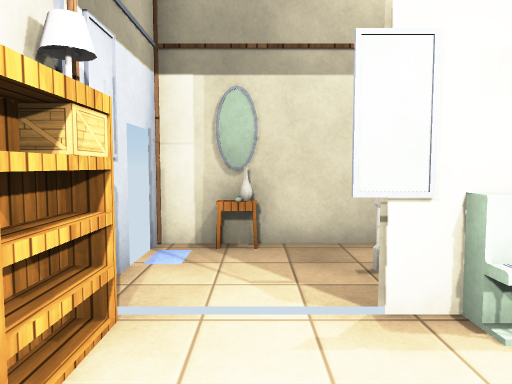
[1] (above)

15 first-person views from a walk through a Unity game level. The camera is 1.4 m above the floor, tilts 4° down and sees 70° across. Doors are open. The floor is counted in squares, 1 m on a side. Each view is taken from the middle of a square. On the plan, view 1 faces up. The plan holds only what a view shows up to about 16 squares ahead; the rest is blank. The place goes on beyond the plan. Some surface patterns are stand-ins.

[2]
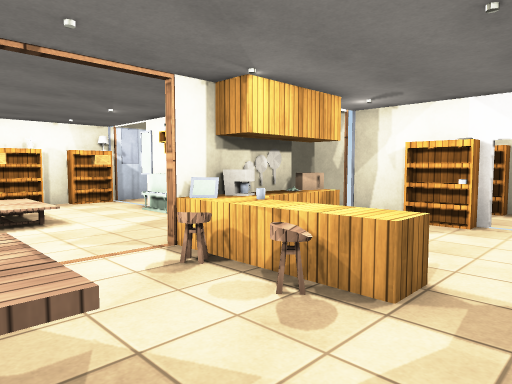

[3]
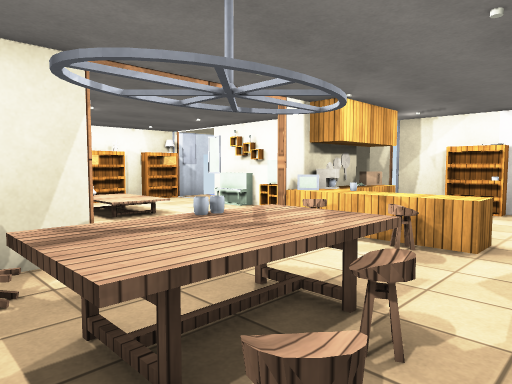

[4]
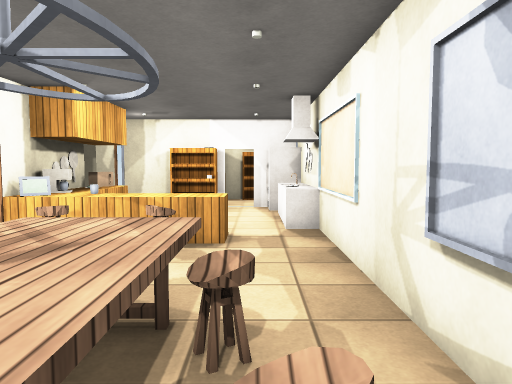

[5]
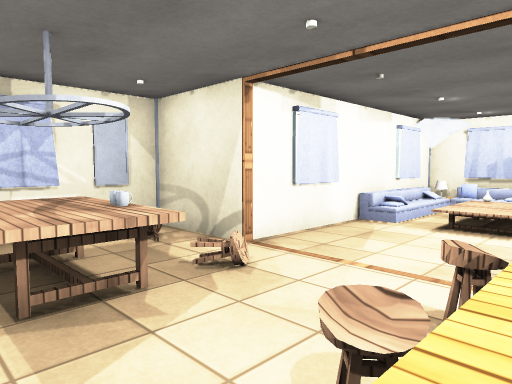

[6]
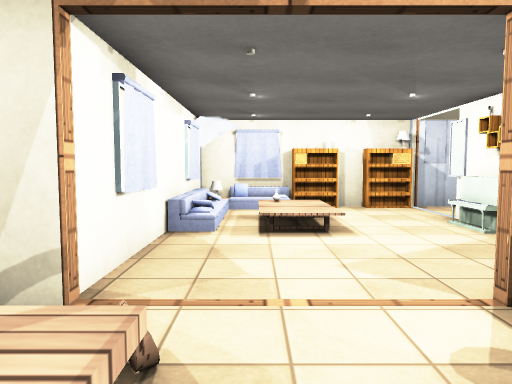

[7]
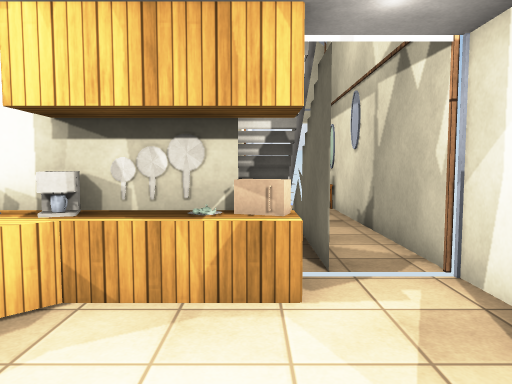

[8]
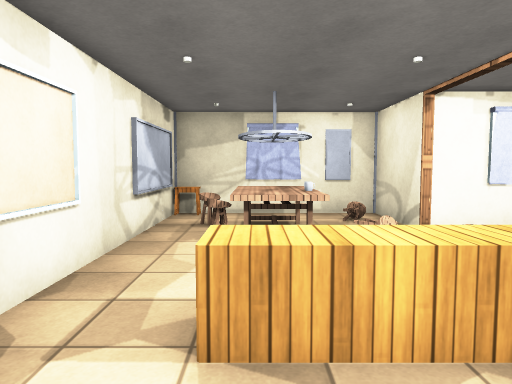

[9]
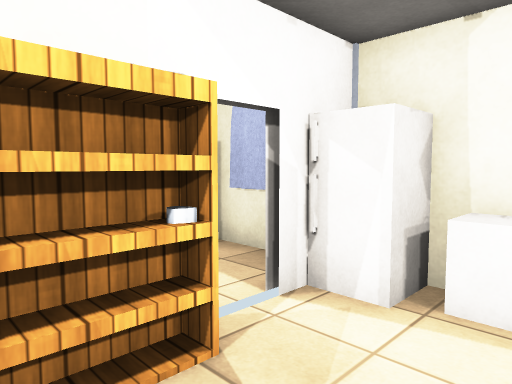

[10]
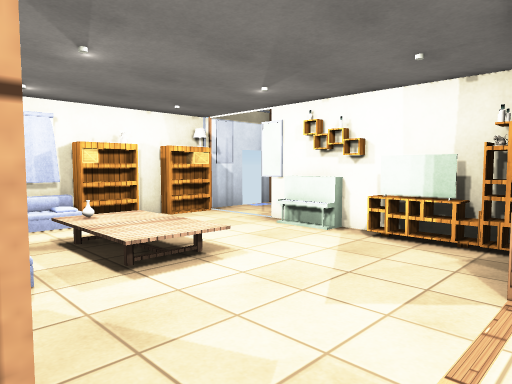

[11]
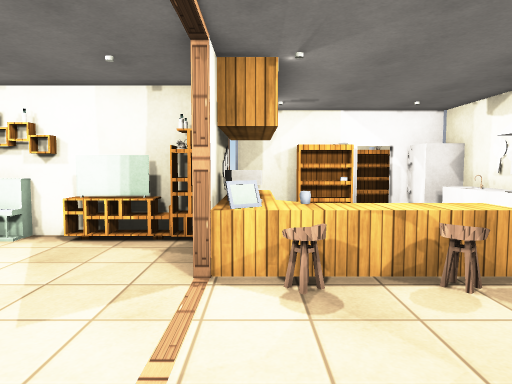

[12]
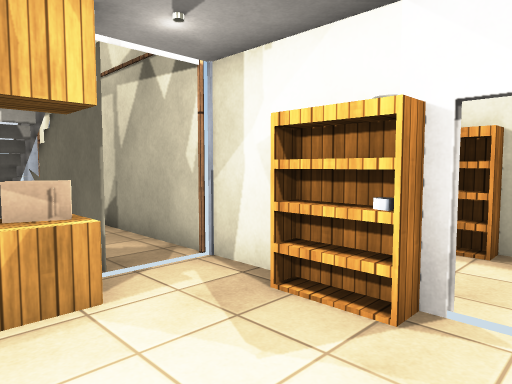

[13]
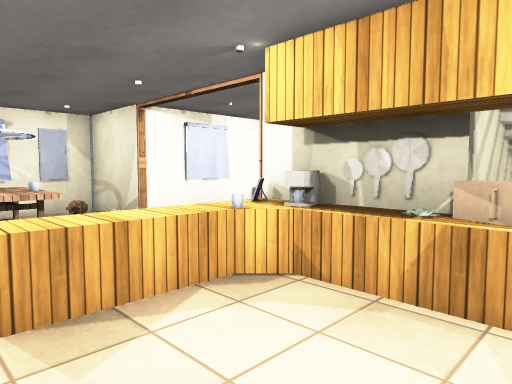

[14]
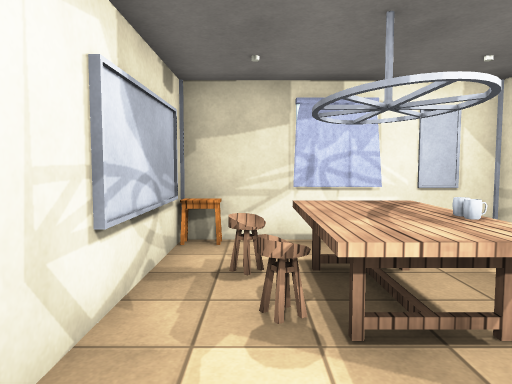

[15]
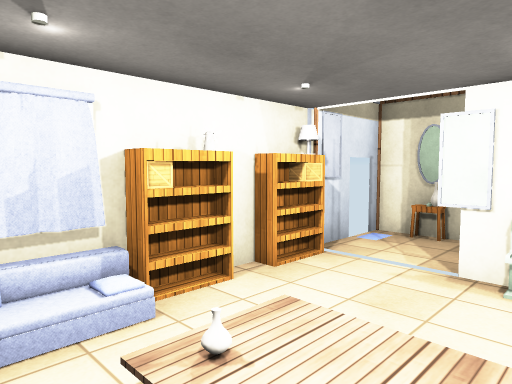

### Floor plan
Key: @ floor where view 1 was taken; # wall or solid block; . main floor; : floor 0.5 m higher than the main floor; / step, stairs or slope; D open door; P piano; B bookshelf; M microwave; C counter; U cup; H chair; T table; A TV; F fridge; S sofa; O other object.
Columns run from 2 left of view 1 to 14 right of it. Each row starts with its distance up from view 1.
  9            BBBBB#
  8              ..##
  7 #########    DD#
  6 DO ......DDBBB.F
  5 DO..O####D..DD.
  4 #DDD#####DM.D..
  3 #OD.PPOAAOC....
  2 BB.......OC....O
  1 #........#CUCC.#
  0 BO@///....HHHH.#
 -1 #O./::.........#
 -2 #O.///....DDD...#
 -3 #O////....DDTTH.#
 -4 #S###S####..UT.O
 -5          #..TTHO#
 -6          #......
 -7          ######T

Where each view was taken, in squares from view 1:
view 1: 0 up, 0 right, facing up
view 2: 3 down, 13 right, facing up-left
view 3: 6 down, 13 right, facing up-left
view 4: 6 down, 12 right, facing up
view 5: 1 up, 12 right, facing down-left
view 6: 2 down, 11 right, facing left
view 7: 4 up, 12 right, facing left
view 8: 4 up, 11 right, facing down
view 9: 4 up, 9 right, facing up-right
view 10: 4 down, 8 right, facing up-left
view 11: 4 down, 8 right, facing up
view 12: 3 up, 12 right, facing up-left
view 13: 5 up, 12 right, facing down-left
view 14: 0 up, 12 right, facing down
view 15: 3 down, 3 right, facing up-left
